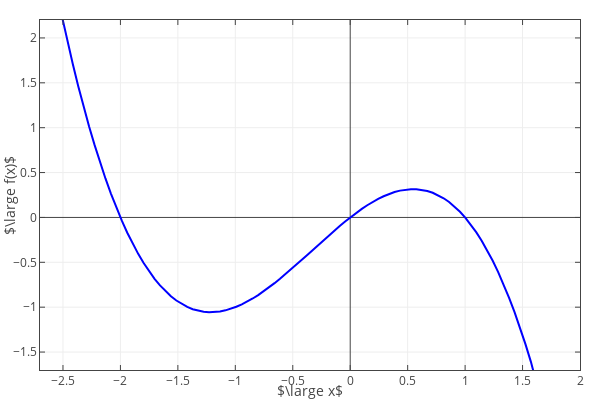

The notebook cell saved with this chart:
### Code cell
layout = go.Layout(
    xaxis=dict(
        range = [-2.7, 2],
#         exponentformat = 'power',
        ticks = 'inside',
        dtick = 0.5,
        mirror = 'ticks',
        title = '$\large x$',
#         ticktext=['$-2\pi$', '$-\pi$', 0, '$\pi$', '$2\pi$'],
#         tickvals=[-2*np.pi, -np.pi, 0, np.pi, 2*np.pi],
#         type = 'log',
#         titlefont=dict(
#             family='Arial'
#             size=25
#             color='#7f7f7f'
#         ),
#         tickfont=dict(
#             family='Times New Roman',
#             size=18
#             color='#7f7f7f'
#         ),
#         automargin=True,
        showline=True,
        zeroline=True,
        showticklabels=True,
        showgrid=True
#     rangeselector=dict(
#             buttons=list([
#                 dict(count=1,
#                      label='1m',
#                      step='month',
#                      stepmode='backward'),
#                 dict(count=6,
#                      label='6m',
#                      step='month',
#                      stepmode='backward'),
#                 dict(count=1,
#                     label='YTD',
#                     step='year',
#                     stepmode='todate'),
#                 dict(count=1,
#                     label='1y',
#                     step='year',
#                     stepmode='backward'),
#                 dict(step='all')
#             ])
#         ),
#         rangeslider=dict(
#             visible = True
#         )
    ),
    yaxis=dict(
        range = [-1.7, 2.2],
#         exponentformat = 'power',
        ticks = 'inside',
        dtick = 0.5,
        mirror = 'ticks',
        title = '$\large f(x)$',
#         type = 'log',
#         titlefont=dict(
#             family='Arial'
#             size=20
#             color='#7f7f7f'
#         ),
#         tickfont=dict(
#             family='Times New Roman',
#             size=18
#             color='#7f7f7f'
#         ),
#         automargin=True,
        showline=True,
        zeroline=True,
        showticklabels=True,
        showgrid=True 
    ),
#     legend=dict(
#         x=0.35,
#         y=0.95,
#         traceorder='normal',
# #         font=dict(
# #             family='Arial',
# #             size=18
# #             color='blue'
# #         ),
# #         bgcolor='#E2E2E2',
# #         bordercolor='black',
# #         borderwidth=1
#     ),
#     showlegend=False,
    autosize=False,
    width=600,
    height=400,
    margin=go.layout.Margin(
        l=40,
        r=20,
        b=30,
        t=20,
        pad=0
    )
)
fig = go.Figure(data=[trace0], layout=layout)
# py.iplot(fig, filename='Fig1-5')
iplot(fig)
pio.write_image(fig, 'C:/Users/garyh/OneDrive/TEXTBOOK/NC/fig1-5.png', format='png', scale=5)
print("Done saving image!")

### Figure 1 — Plotly figure (JSON) as saved in the notebook; plotly's stock layout.template omitted (floating-point values rounded to 4 significant figures)
{"data": [{"line": {"color": "rgba(0,0,255,1)", "smoothing": 1, "width": 2}, "mode": "lines", "type": "scatter", "uid": "6b87412d-67ed-4c3a-8422-2ff65df7851c", "x": [-2.7, -2.653, -2.605, -2.558, -2.51, -2.463, -2.415, -2.368, -2.32, -2.273, -2.225, -2.178, -2.13, -2.083, -2.035, -1.988, -1.94, -1.893, -1.845, -1.798, -1.751, -1.703, -1.656, -1.608, -1.561, -1.513, -1.466, -1.418, -1.371, -1.323, -1.276, -1.228, -1.181, -1.133, -1.086, -1.038, -0.9909, -0.9434, -0.896, -0.8485, -0.801, -0.7535, -0.7061, -0.6586, -0.6111, -0.5636, -0.5162, -0.4687, -0.4212, -0.3737, -0.3263, -0.2788, -0.2313, -0.1838, -0.1364, -0.08889, -0.04141, 0.006061, 0.05354, 0.101, 0.1485, 0.196, 0.2434, 0.2909, 0.3384, 0.3859, 0.4333, 0.4808, 0.5283, 0.5758, 0.6232, 0.6707, 0.7182, 0.7657, 0.8131, 0.8606, 0.9081, 0.9556, 1.003, 1.051, 1.098, 1.145, 1.193, 1.24, 1.288, 1.335, 1.383, 1.43, 1.478, 1.525, 1.573, 1.62, 1.668, 1.715, 1.763, 1.81, 1.858, 1.905, 1.953, 2], "y": [3.497, 3.161, 2.841, 2.537, 2.247, 1.972, 1.712, 1.466, 1.233, 1.014, 0.8083, 0.6152, 0.4345, 0.2659, 0.1092, -0.036, -0.17, -0.2932, -0.4058, -0.5082, -0.6006, -0.6835, -0.7572, -0.8219, -0.8779, -0.9257, -0.9655, -0.9976, -1.022, -1.04, -1.051, -1.056, -1.055, -1.048, -1.035, -1.018, -0.9954, -0.9686, -0.9377, -0.903, -0.8648, -0.8235, -0.7793, -0.7326, -0.6837, -0.6329, -0.5806, -0.527, -0.4726, -0.4175, -0.3621, -0.3068, -0.2519, -0.1976, -0.1444, -0.09249, -0.04224, 0.006042, 0.05203, 0.09539, 0.1358, 0.173, 0.2066, 0.2363, 0.2618, 0.2827, 0.2988, 0.3096, 0.315, 0.3146, 0.308, 0.2949, 0.2751, 0.2481, 0.2137, 0.1716, 0.1214, 0.06276, -0.004564, -0.08092, -0.1666, -0.262, -0.3674, -0.4831, -0.6095, -0.7468, -0.8954, -1.056, -1.228, -1.412, -1.609, -1.819, -2.042, -2.278, -2.529, -2.793, -3.073, -3.366, -3.676, -4]}], "layout": {"autosize": false, "height": 400, "margin": {"b": 30, "l": 40, "pad": 0, "r": 20, "t": 20}, "width": 600, "xaxis": {"dtick": 0.5, "mirror": "ticks", "range": [-2.7, 2], "showgrid": true, "showline": true, "showticklabels": true, "ticks": "inside", "title": "$\\large x$", "zeroline": true}, "yaxis": {"dtick": 0.5, "mirror": "ticks", "range": [-1.7, 2.2], "showgrid": true, "showline": true, "showticklabels": true, "ticks": "inside", "title": "$\\large f(x)$", "zeroline": true}}}
